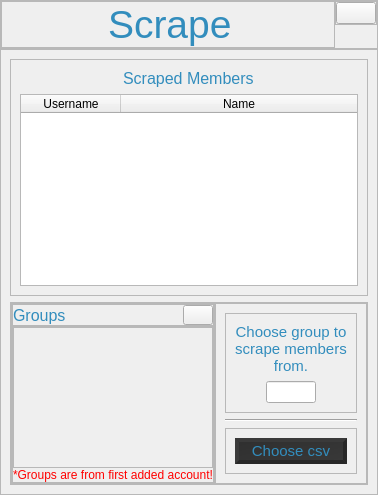
         <widget class="QWidget" name="scrape_page">
          <layout class="QVBoxLayout" name="verticalLayout_11">
           <property name="spacing">
            <number>0</number>
           </property>
           <property name="leftMargin">
            <number>0</number>
           </property>
           <property name="topMargin">
            <number>0</number>
           </property>
           <property name="rightMargin">
            <number>0</number>
           </property>
           <property name="bottomMargin">
            <number>0</number>
           </property>
           <item alignment="Qt::AlignTop">
            <widget class="QFrame" name="scrape_label_frame">
             <property name="maximumSize">
              <size>
               <width>16777215</width>
               <height>75</height>
              </size>
             </property>
             <property name="frameShape">
              <enum>QFrame::StyledPanel</enum>
             </property>
             <property name="frameShadow">
              <enum>QFrame::Raised</enum>
             </property>
             <layout class="QHBoxLayout" name="horizontalLayout_9">
              <property name="spacing">
               <number>0</number>
              </property>
              <property name="leftMargin">
               <number>0</number>
              </property>
              <property name="topMargin">
               <number>0</number>
              </property>
              <property name="rightMargin">
               <number>0</number>
              </property>
              <property name="bottomMargin">
               <number>0</number>
              </property>
              <item alignment="Qt::AlignTop">
               <widget class="QFrame" name="scrape_label_frame_2">
                <property name="sizePolicy">
                 <sizepolicy hsizetype="Expanding" vsizetype="Preferred">
                  <horstretch>0</horstretch>
                  <verstretch>0</verstretch>
                 </sizepolicy>
                </property>
                <property name="maximumSize">
                 <size>
                  <width>16777215</width>
                  <height>16777215</height>
                 </size>
                </property>
                <property name="frameShape">
                 <enum>QFrame::StyledPanel</enum>
                </property>
                <property name="frameShadow">
                 <enum>QFrame::Raised</enum>
                </property>
                <layout class="QHBoxLayout" name="horizontalLayout_10">
                 <property name="spacing">
                  <number>0</number>
                 </property>
                 <property name="leftMargin">
                  <number>30</number>
                 </property>
                 <property name="topMargin">
                  <number>0</number>
                 </property>
                 <property name="rightMargin">
                  <number>0</number>
                 </property>
                 <property name="bottomMargin">
                  <number>0</number>
                 </property>
                 <item>
                  <widget class="QLabel" name="scrape_label">
                   <property name="maximumSize">
                    <size>
                     <width>150</width>
                     <height>50</height>
                    </size>
                   </property>
                   <property name="font">
                    <font>
                     <family>MS Shell Dlg 2</family>
                     <pointsize>29</pointsize>
                     <weight>50</weight>
                     <italic>false</italic>
                     <bold>false</bold>
                    </font>
                   </property>
                   <property name="styleSheet">
                    <string notr="true">font: 29pt &quot;MS Shell Dlg 2&quot;;
color: rgb(50, 141, 189, 255);</string>
                   </property>
                   <property name="text">
                    <string>Scrape</string>
                   </property>
                  </widget>
                 </item>
                </layout>
               </widget>
              </item>
              <item alignment="Qt::AlignRight|Qt::AlignTop">
               <widget class="QFrame" name="scrape_settings_frame">
                <property name="maximumSize">
                 <size>
                  <width>60</width>
                  <height>30</height>
                 </size>
                </property>
                <property name="frameShape">
                 <enum>QFrame::StyledPanel</enum>
                </property>
                <property name="frameShadow">
                 <enum>QFrame::Raised</enum>
                </property>
                <layout class="QVBoxLayout" name="verticalLayout_27">
                 <property name="spacing">
                  <number>0</number>
                 </property>
                 <property name="leftMargin">
                  <number>0</number>
                 </property>
                 <property name="topMargin">
                  <number>0</number>
                 </property>
                 <property name="rightMargin">
                  <number>0</number>
                 </property>
                 <property name="bottomMargin">
                  <number>0</number>
                 </property>
                 <item alignment="Qt::AlignTop">
                  <widget class="QPushButton" name="scrape_settings_button_2">
                   <property name="text">
                    <string/>
                   </property>
                   <property name="icon">
                    <iconset resource="resources.qrc">
                     <normaloff>:/icons/4954068.png</normaloff>:/icons/4954068.png</iconset>
                   </property>
                  </widget>
                 </item>
                </layout>
               </widget>
              </item>
             </layout>
            </widget>
           </item>
           <item>
            <widget class="QFrame" name="scrape_body">
             <property name="sizePolicy">
              <sizepolicy hsizetype="Preferred" vsizetype="Expanding">
               <horstretch>0</horstretch>
               <verstretch>0</verstretch>
              </sizepolicy>
             </property>
             <property name="frameShape">
              <enum>QFrame::StyledPanel</enum>
             </property>
             <property name="frameShadow">
              <enum>QFrame::Raised</enum>
             </property>
             <layout class="QVBoxLayout" name="verticalLayout_13">
              <item>
               <widget class="QFrame" name="scraped_members_frame">
                <property name="maximumSize">
                 <size>
                  <width>16777215</width>
                  <height>500</height>
                 </size>
                </property>
                <property name="frameShape">
                 <enum>QFrame::StyledPanel</enum>
                </property>
                <property name="frameShadow">
                 <enum>QFrame::Raised</enum>
                </property>
                <layout class="QVBoxLayout" name="verticalLayout_14">
                 <item alignment="Qt::AlignHCenter|Qt::AlignTop">
                  <widget class="QLabel" name="scraped_members_label">
                   <property name="font">
                    <font>
                     <pointsize>12</pointsize>
                    </font>
                   </property>
                   <property name="styleSheet">
                    <string notr="true">color: rgb(50, 141, 189, 255);</string>
                   </property>
                   <property name="text">
                    <string>Scraped Members</string>
                   </property>
                  </widget>
                 </item>
                 <item alignment="Qt::AlignTop">
                  <widget class="QTableWidget" name="scraped_members_table">
                   <property name="maximumSize">
                    <size>
                     <width>16777215</width>
                     <height>500</height>
                    </size>
                   </property>
                   <property name="editTriggers">
                    <set>QAbstractItemView::AnyKeyPressed</set>
                   </property>
                   <property name="selectionMode">
                    <enum>QAbstractItemView::NoSelection</enum>
                   </property>
                   <attribute name="horizontalHeaderStretchLastSection">
                    <bool>true</bool>
                   </attribute>
                   <attribute name="verticalHeaderStretchLastSection">
                    <bool>true</bool>
                   </attribute>
                   <column>
                    <property name="text">
                     <string>Username</string>
                    </property>
                   </column>
                   <column>
                    <property name="text">
                     <string>Name</string>
                    </property>
                   </column>
                  </widget>
                 </item>
                </layout>
               </widget>
              </item>
              <item>
               <widget class="QFrame" name="scraped_input_frame">
                <property name="frameShape">
                 <enum>QFrame::StyledPanel</enum>
                </property>
                <property name="frameShadow">
                 <enum>QFrame::Raised</enum>
                </property>
                <layout class="QHBoxLayout" name="horizontalLayout_3">
                 <property name="spacing">
                  <number>0</number>
                 </property>
                 <property name="leftMargin">
                  <number>0</number>
                 </property>
                 <property name="topMargin">
                  <number>0</number>
                 </property>
                 <property name="rightMargin">
                  <number>0</number>
                 </property>
                 <property name="bottomMargin">
                  <number>0</number>
                 </property>
                 <item>
                  <widget class="QFrame" name="scraped_groups_frame">
                   <property name="maximumSize">
                    <size>
                     <width>300</width>
                     <height>16777215</height>
                    </size>
                   </property>
                   <property name="frameShape">
                    <enum>QFrame::StyledPanel</enum>
                   </property>
                   <property name="frameShadow">
                    <enum>QFrame::Raised</enum>
                   </property>
                   <layout class="QVBoxLayout" name="verticalLayout_15">
                    <property name="spacing">
                     <number>0</number>
                    </property>
                    <property name="leftMargin">
                     <number>0</number>
                    </property>
                    <property name="topMargin">
                     <number>0</number>
                    </property>
                    <property name="rightMargin">
                     <number>0</number>
                    </property>
                    <property name="bottomMargin">
                     <number>0</number>
                    </property>
                    <item alignment="Qt::AlignTop">
                     <widget class="QFrame" name="scrape_groups_label_frame">
                      <property name="frameShape">
                       <enum>QFrame::StyledPanel</enum>
                      </property>
                      <property name="frameShadow">
                       <enum>QFrame::Raised</enum>
                      </property>
                      <layout class="QHBoxLayout" name="horizontalLayout_4">
                       <property name="spacing">
                        <number>0</number>
                       </property>
                       <property name="leftMargin">
                        <number>0</number>
                       </property>
                       <property name="topMargin">
                        <number>0</number>
                       </property>
                       <property name="rightMargin">
                        <number>0</number>
                       </property>
                       <property name="bottomMargin">
                        <number>0</number>
                       </property>
                       <item>
                        <widget class="QLabel" name="scraped_groups_label">
                         <property name="font">
                          <font>
                           <pointsize>12</pointsize>
                          </font>
                         </property>
                         <property name="styleSheet">
                          <string notr="true">color: rgb(50, 141, 189, 255);</string>
                         </property>
                         <property name="text">
                          <string>Groups</string>
                         </property>
                        </widget>
                       </item>
                       <item>
                        <widget class="QPushButton" name="scraped_groups_refresh_button">
                         <property name="maximumSize">
                          <size>
                           <width>30</width>
                           <height>20</height>
                          </size>
                         </property>
                         <property name="styleSheet">
                          <string notr="true">color: rgb(50, 141, 189, 255);</string>
                         </property>
                         <property name="text">
                          <string/>
                         </property>
                         <property name="icon">
                          <iconset resource="resources.qrc">
                           <normaloff>:/icons/icons8-refresh.svg</normaloff>:/icons/icons8-refresh.svg</iconset>
                         </property>
                         <property name="iconSize">
                          <size>
                           <width>20</width>
                           <height>20</height>
                          </size>
                         </property>
                        </widget>
                       </item>
                      </layout>
                     </widget>
                    </item>
                    <item>
                     <widget class="QFrame" name="scrape_group_list_frame">
                      <property name="sizePolicy">
                       <sizepolicy hsizetype="Preferred" vsizetype="Expanding">
                        <horstretch>0</horstretch>
                        <verstretch>0</verstretch>
                       </sizepolicy>
                      </property>
                      <property name="maximumSize">
                       <size>
                        <width>300</width>
                        <height>16777215</height>
                       </size>
                      </property>
                      <property name="frameShape">
                       <enum>QFrame::StyledPanel</enum>
                      </property>
                      <property name="frameShadow">
                       <enum>QFrame::Raised</enum>
                      </property>
                      <layout class="QVBoxLayout" name="verticalLayout_16">
                       <property name="spacing">
                        <number>0</number>
                       </property>
                       <property name="leftMargin">
                        <number>0</number>
                       </property>
                       <property name="topMargin">
                        <number>0</number>
                       </property>
                       <property name="rightMargin">
                        <number>0</number>
                       </property>
                       <property name="bottomMargin">
                        <number>0</number>
                       </property>
                       <item>
                        <widget class="QScrollArea" name="scaped_groups_list">
                         <property name="widgetResizable">
                          <bool>true</bool>
                         </property>
                         <widget class="QWidget" name="scrollAreaWidgetContents_2">
                          <property name="geometry">
                           <rect>
                            <x>0</x>
                            <y>0</y>
                            <width>294</width>
                            <height>216</height>
                           </rect>
                          </property>
                         </widget>
                        </widget>
                       </item>
                       <item>
                        <widget class="QLabel" name="scraped_groups_from_label">
                         <property name="styleSheet">
                          <string notr="true">color: rgb(255, 0, 0)</string>
                         </property>
                         <property name="text">
                          <string>*Groups are from first added account!</string>
                         </property>
                        </widget>
                       </item>
                      </layout>
                     </widget>
                    </item>
                   </layout>
                  </widget>
                 </item>
                 <item>
                  <widget class="QFrame" name="scraped_choose_input_frame">
                   <property name="frameShape">
                    <enum>QFrame::StyledPanel</enum>
                   </property>
                   <property name="frameShadow">
                    <enum>QFrame::Raised</enum>
                   </property>
                   <layout class="QVBoxLayout" name="verticalLayout_17">
                    <item>
                     <widget class="QFrame" name="choose_group_frame">
                      <property name="frameShape">
                       <enum>QFrame::StyledPanel</enum>
                      </property>
                      <property name="frameShadow">
                       <enum>QFrame::Raised</enum>
                      </property>
                      <layout class="QVBoxLayout" name="verticalLayout_18">
                       <item alignment="Qt::AlignHCenter">
                        <widget class="QLabel" name="choose_group_label">
                         <property name="maximumSize">
                          <size>
                           <width>260</width>
                           <height>16777215</height>
                          </size>
                         </property>
                         <property name="font">
                          <font>
                           <pointsize>11</pointsize>
                          </font>
                         </property>
                         <property name="styleSheet">
                          <string notr="true">color: rgb(50, 141, 189, 255);</string>
                         </property>
                         <property name="text">
                          <string>Choose group to scrape members from.</string>
                         </property>
                         <property name="textFormat">
                          <enum>Qt::PlainText</enum>
                         </property>
                         <property name="scaledContents">
                          <bool>false</bool>
                         </property>
                         <property name="alignment">
                          <set>Qt::AlignCenter</set>
                         </property>
                         <property name="wordWrap">
                          <bool>true</bool>
                         </property>
                        </widget>
                       </item>
                       <item alignment="Qt::AlignHCenter">
                        <widget class="QLineEdit" name="choose_group_input">
                         <property name="maximumSize">
                          <size>
                           <width>50</width>
                           <height>16777215</height>
                          </size>
                         </property>
                        </widget>
                       </item>
                      </layout>
                     </widget>
                    </item>
                    <item>
                     <widget class="Line" name="line">
                      <property name="maximumSize">
                       <size>
                        <width>16777215</width>
                        <height>10</height>
                       </size>
                      </property>
                      <property name="styleSheet">
                       <string notr="true">color: rgb(50, 141, 189, 255);</string>
                      </property>
                      <property name="orientation">
                       <enum>Qt::Horizontal</enum>
                      </property>
                     </widget>
                    </item>
                    <item>
                     <widget class="QFrame" name="choose_csv_frame">
                      <property name="sizePolicy">
                       <sizepolicy hsizetype="Preferred" vsizetype="Expanding">
                        <horstretch>0</horstretch>
                        <verstretch>0</verstretch>
                       </sizepolicy>
                      </property>
                      <property name="frameShape">
                       <enum>QFrame::StyledPanel</enum>
                      </property>
                      <property name="frameShadow">
                       <enum>QFrame::Raised</enum>
                      </property>
                      <layout class="QHBoxLayout" name="horizontalLayout_5">
                       <item>
                        <widget class="QPushButton" name="choose_csv_button">
                         <property name="maximumSize">
                          <size>
                           <width>130</width>
                           <height>40</height>
                          </size>
                         </property>
                         <property name="font">
                          <font>
                           <pointsize>11</pointsize>
                          </font>
                         </property>
                         <property name="styleSheet">
                          <string notr="true">background-color: qlineargradient(spread:pad, x1:0.039801, y1:0.023, x2:1, y2:1, stop:0 rgba(47, 47, 47, 255), stop:1 rgba(57, 57, 57, 255));
color: rgb(50, 141, 189, 255);
border-radius:20px;
border-color:rgb(39,39,39,255);
border-style:outset;
border-width:4px;</string>
                         </property>
                         <property name="text">
                          <string>Choose csv</string>
                         </property>
                        </widget>
                       </item>
                      </layout>
                     </widget>
                    </item>
                   </layout>
                  </widget>
                 </item>
                </layout>
               </widget>
              </item>
             </layout>
            </widget>
           </item>
          </layout>
         </widget>
